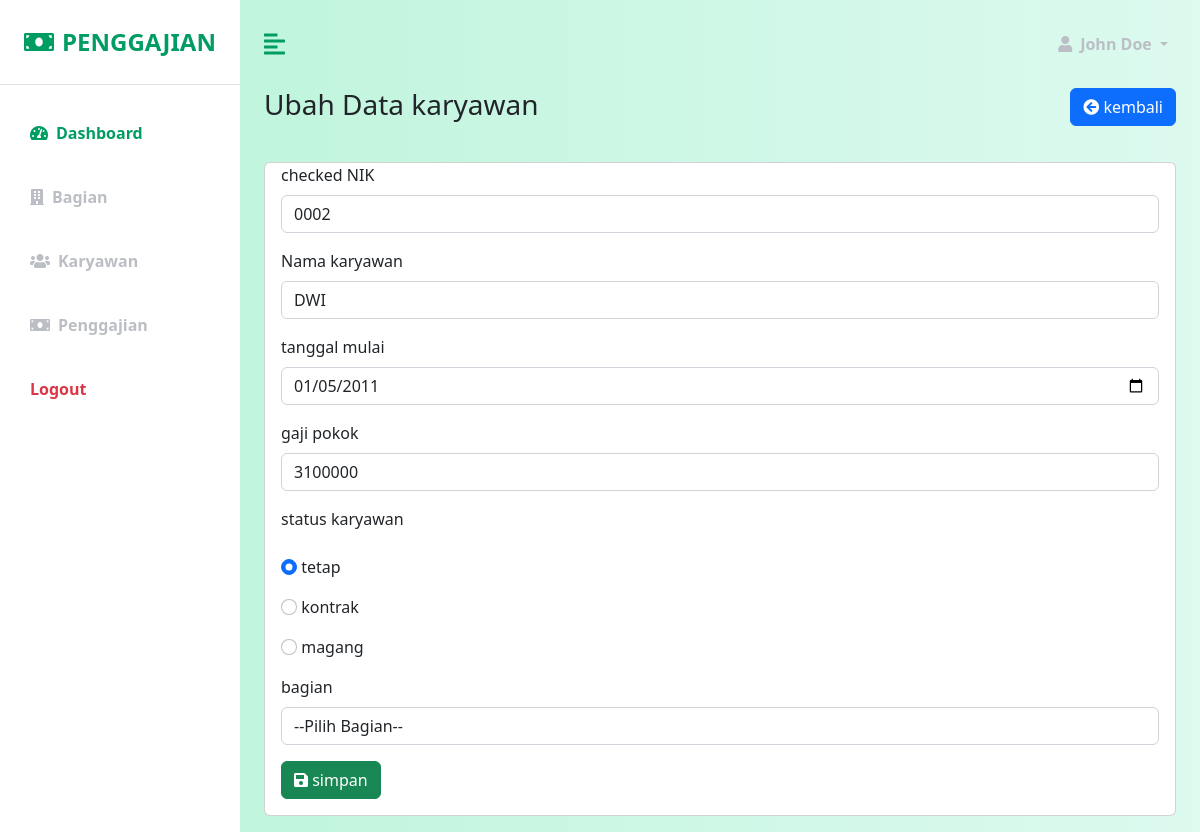
Page /?page=karyawanubah&id=0002 on the committed database.
### tables this page shows
CREATE TABLE `karyawan` (
  `nik` varchar(20) NOT NULL,
  `nama` varchar(50) DEFAULT NULL,
  `tanggal_mulai` date NOT NULL,
  `gaji_pokok` int(11) NOT NULL,
  `status_karyawan` enum('tetap','kontrak','magang','') NOT NULL,
  `bagian_id` int(11) NOT NULL
);

### controller/karyawan.php (called while the page is built, shortened)
<?php
    class karyawan {
          function get_karyawan ($id){
            $db = new databese();
            $mysqli = $db->connect();
            $sql = "SELECT * FROM karyawan WHERE nik ='$id'";
            $result = $mysqli->query($sql);
            $data = $result->fetch_assoc();
            return $data;
        }
    }
?>

### pages/karyawan/karyawan_ubah.php (the view, shortened to what this page needs)
<div id="top" class="row mb-3">
    <div class="col">
    <h3>Ubah Data karyawan</h3>
    </div>
    <div class="col">
        <a href="" class="btn btn-primary float-end"> <i class="fa fa-arrow-circle-left"></i>
        kembali</a>
    </div>
</div>
    <?php
    require_once "controller/karyawan.php";
    $id = $_GET['id'];
    $crud = new karyawan();
        if(isset($id)){
        $data = $crud->get_karyawan($id);
        $nik   = $data['nik'];
        $nm_karyawan = $data ['nama'];
        $tgl = $data['tanggal_mulai'];
        $gaji = $data['gaji_pokok'];
        $status_tetap = $data['status_karyawan'] == "tetap"?"checked":"";
        $status_kontrak = $data['status_karyawan'] == "kontrak"?"checked":"";
        $status_magang = $data['status_karyawan'] == "magang"?"checked":"";
        }
    ?>
<div id="input" class="row mb-3">
    <div class="col">
        <div class="card px-3">
            <form action="" method="post">
            <div class="mb-3">
                <?= $status_tetap ?>
                    <label class="form-label">NIK</label>
                    <input type="text" name="nik" class="form-control" placeholder="misal : 0001" required value="<?= $nik?>">
                </div>
                <div class="mb-3">
                    <label class="form-label">Nama karyawan</label>
                    <input type="text" name="nama" class="form-control" placeholder="misal : Fulan" required value="<?= $nm_karyawan?>" >
                </div>
                <div class="mb-3">
                    <label class="form-label">tanggal mulai</label>
                    <input type="date" name="tgl" class="form-control" value="<?=$tgl?>" required>
                </div>
                <div class="mb-3">
                    <label class="form-label">gaji pokok</label>
                    <input type="text" name="gaji" class="form-control" value="<?= $gaji?>" required>
                </div>
                <div class="mb-3">
                    <label class="form-label">status karyawan</label>
                    <div class="mb-3 mt-3">
                        <input type="radio" class="form-check-input" name="status" id="tetap" value="tetap"<?= $status_tetap ?> required>
                        <label for=" tetap" class="form-check-label">
                            tetap
                        </label>
                    </div>
                    <div class="mb-3 mt-3">
                        <input type="radio" class="form-check-input" name="status" id="kontrak" value="kontrak"<?= $status_kontrak ?> required>
                        <label for="kontrak" class="form-check-label">
                            kontrak
                        </label>
                    </div>
                    <div class="mb-3 mt-3">
                        <input type="radio" class="form-check-input" name="status" id="magang" value="magang"<?= $status_magang ?> required>
                        <label for="magang" class="form-check-label">
                            magang
                        </label>
                    </div>
                </div>
                <div class="mb-3">
                    <label class="form-label">bagian</label>
                    <select name="bagian" id="" class="form-control">
                    <option value=  > --Pilih Bagian-- </option>
                    </select>
                </div>
                <div class="mb-3">
                <button type="submit" name="simpan" class="btn btn-success"><i class="fa fa-save"></i> simpan</button>
                 </div>
            </form>
        </div>
    </div>
</div>

### assets/css/custom.css (style rules this page uses)
:root { --main-bg-color: #009d63; --main-text-color: #009d63; --second-text-color: #bbbec5; --second-bg-color: #c1efde; }

### rows in the picture
karyawan: status_karyawan "checked", nik "0002", nama "DWI", tgl "01/05/2011", gaji "3100000"
